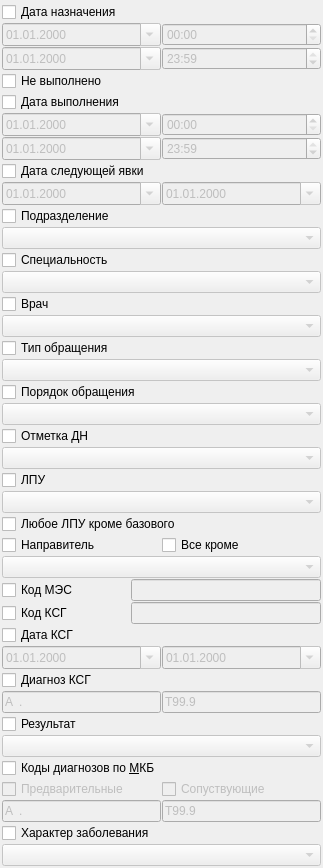
                <widget class="QWidget" name="scrollAreaWidgetContents_3">
                 <property name="geometry">
                  <rect>
                   <x>0</x>
                   <y>0</y>
                   <width>323</width>
                   <height>793</height>
                  </rect>
                 </property>
                 <layout class="QGridLayout" name="gridLayout_23">
                  <property name="margin">
                   <number>2</number>
                  </property>
                  <property name="spacing">
                   <number>2</number>
                  </property>
                  <item row="1" column="0">
                   <spacer name="verticalSpacer_4">
                    <property name="orientation">
                     <enum>Qt::Vertical</enum>
                    </property>
                    <property name="sizeHint" stdset="0">
                     <size>
                      <width>20</width>
                      <height>40</height>
                     </size>
                    </property>
                   </spacer>
                  </item>
                  <item row="0" column="0">
                   <layout class="QVBoxLayout" name="verticalLayout_6">
                    <property name="spacing">
                     <number>1</number>
                    </property>
                    <item>
                     <widget class="QCheckBox" name="chkFilterEventSetDate">
                      <property name="sizePolicy">
                       <sizepolicy hsizetype="MinimumExpanding" vsizetype="Fixed">
                        <horstretch>0</horstretch>
                        <verstretch>0</verstretch>
                       </sizepolicy>
                      </property>
                      <property name="text">
                       <string>Дата назначения</string>
                      </property>
                     </widget>
                    </item>
                    <item>
                     <layout class="QHBoxLayout" name="horizontalLayout_72">
                      <item>
                       <widget class="CDateEdit" name="edtFilterEventBegSetDate">
                        <property name="enabled">
                         <bool>false</bool>
                        </property>
                        <property name="sizePolicy">
                         <sizepolicy hsizetype="Minimum" vsizetype="Ignored">
                          <horstretch>0</horstretch>
                          <verstretch>0</verstretch>
                         </sizepolicy>
                        </property>
                        <property name="minimumSize">
                         <size>
                          <width>0</width>
                          <height>0</height>
                         </size>
                        </property>
                        <property name="maximumSize">
                         <size>
                          <width>16777215</width>
                          <height>16777215</height>
                         </size>
                        </property>
                        <property name="displayFormat">
                         <string notr="true">dd.MM.yyyy</string>
                        </property>
                        <property name="calendarPopup">
                         <bool>true</bool>
                        </property>
                       </widget>
                      </item>
                      <item>
                       <widget class="QTimeEdit" name="edtFilterEventBegSetTime">
                        <property name="enabled">
                         <bool>false</bool>
                        </property>
                        <property name="displayFormat">
                         <string>HH:mm</string>
                        </property>
                       </widget>
                      </item>
                     </layout>
                    </item>
                    <item>
                     <layout class="QHBoxLayout" name="horizontalLayout_73">
                      <item>
                       <widget class="CDateEdit" name="edtFilterEventEndSetDate">
                        <property name="enabled">
                         <bool>false</bool>
                        </property>
                        <property name="minimumSize">
                         <size>
                          <width>0</width>
                          <height>0</height>
                         </size>
                        </property>
                        <property name="maximumSize">
                         <size>
                          <width>16777215</width>
                          <height>16777215</height>
                         </size>
                        </property>
                        <property name="displayFormat">
                         <string notr="true">dd.MM.yyyy</string>
                        </property>
                        <property name="calendarPopup">
                         <bool>true</bool>
                        </property>
                       </widget>
                      </item>
                      <item>
                       <widget class="QTimeEdit" name="edtFilterEventEndSetTime">
                        <property name="enabled">
                         <bool>false</bool>
                        </property>
                        <property name="time">
                         <time>
                          <hour>23</hour>
                          <minute>59</minute>
                          <second>59</second>
                         </time>
                        </property>
                        <property name="displayFormat">
                         <string>HH:mm</string>
                        </property>
                       </widget>
                      </item>
                     </layout>
                    </item>
                    <item>
                     <widget class="QCheckBox" name="chkFilterEventEmptyExecDate">
                      <property name="text">
                       <string>Не выполнено</string>
                      </property>
                     </widget>
                    </item>
                    <item>
                     <widget class="QCheckBox" name="chkFilterEventExecDate">
                      <property name="text">
                       <string>Дата выполнения</string>
                      </property>
                     </widget>
                    </item>
                    <item>
                     <layout class="QHBoxLayout" name="horizontalLayout_74">
                      <item>
                       <widget class="CDateEdit" name="edtFilterEventBegExecDate">
                        <property name="enabled">
                         <bool>false</bool>
                        </property>
                        <property name="sizePolicy">
                         <sizepolicy hsizetype="Minimum" vsizetype="Ignored">
                          <horstretch>0</horstretch>
                          <verstretch>0</verstretch>
                         </sizepolicy>
                        </property>
                        <property name="displayFormat">
                         <string notr="true">dd.MM.yyyy</string>
                        </property>
                        <property name="calendarPopup">
                         <bool>true</bool>
                        </property>
                       </widget>
                      </item>
                      <item>
                       <widget class="QTimeEdit" name="edtFilterEventBegExecTime">
                        <property name="enabled">
                         <bool>false</bool>
                        </property>
                        <property name="displayFormat">
                         <string>HH:mm</string>
                        </property>
                       </widget>
                      </item>
                     </layout>
                    </item>
                    <item>
                     <layout class="QHBoxLayout" name="horizontalLayout_75">
                      <item>
                       <widget class="CDateEdit" name="edtFilterEventEndExecDate">
                        <property name="enabled">
                         <bool>false</bool>
                        </property>
                        <property name="displayFormat">
                         <string notr="true">dd.MM.yyyy</string>
                        </property>
                        <property name="calendarPopup">
                         <bool>true</bool>
                        </property>
                       </widget>
                      </item>
                      <item>
                       <widget class="QTimeEdit" name="edtFilterEventEndExecTime">
                        <property name="enabled">
                         <bool>false</bool>
                        </property>
                        <property name="time">
                         <time>
                          <hour>23</hour>
                          <minute>59</minute>
                          <second>59</second>
                         </time>
                        </property>
                        <property name="displayFormat">
                         <string>HH:mm</string>
                        </property>
                       </widget>
                      </item>
                     </layout>
                    </item>
                    <item>
                     <widget class="QCheckBox" name="chkFilterEventNextDate">
                      <property name="text">
                       <string>Дата следующей явки</string>
                      </property>
                     </widget>
                    </item>
                    <item>
                     <layout class="QHBoxLayout" name="horizontalLayout_76">
                      <item>
                       <widget class="CDateEdit" name="edtFilterEventBegNextDate">
                        <property name="enabled">
                         <bool>false</bool>
                        </property>
                        <property name="displayFormat">
                         <string notr="true">dd.MM.yyyy</string>
                        </property>
                        <property name="calendarPopup">
                         <bool>true</bool>
                        </property>
                       </widget>
                      </item>
                      <item>
                       <widget class="CDateEdit" name="edtFilterEventEndNextDate">
                        <property name="enabled">
                         <bool>false</bool>
                        </property>
                        <property name="displayFormat">
                         <string>dd.MM.yyyy</string>
                        </property>
                        <property name="calendarPopup">
                         <bool>true</bool>
                        </property>
                       </widget>
                      </item>
                     </layout>
                    </item>
                    <item>
                     <widget class="QCheckBox" name="chkFilterEventOrgStructure">
                      <property name="text">
                       <string>Подразделение</string>
                      </property>
                     </widget>
                    </item>
                    <item>
                     <widget class="COrgStructureComboBox" name="cmbFilterEventOrgStructure">
                      <property name="enabled">
                       <bool>false</bool>
                      </property>
                     </widget>
                    </item>
                    <item>
                     <widget class="QCheckBox" name="chkFilterEventSpeciality">
                      <property name="text">
                       <string>Специальность</string>
                      </property>
                     </widget>
                    </item>
                    <item>
                     <widget class="CRBComboBox" name="cmbFilterEventSpeciality">
                      <property name="enabled">
                       <bool>false</bool>
                      </property>
                     </widget>
                    </item>
                    <item>
                     <widget class="QCheckBox" name="chkFilterEventPerson">
                      <property name="text">
                       <string>Врач</string>
                      </property>
                     </widget>
                    </item>
                    <item>
                     <widget class="CPersonComboBoxEx" name="cmbFilterEventPerson">
                      <property name="enabled">
                       <bool>false</bool>
                      </property>
                     </widget>
                    </item>
                    <item>
                     <widget class="QCheckBox" name="chkFilterEventIsPrimary">
                      <property name="text">
                       <string>Тип обращения</string>
                      </property>
                     </widget>
                    </item>
                    <item>
                     <widget class="QComboBox" name="cmbFilterEventIsPrimary">
                      <property name="enabled">
                       <bool>false</bool>
                      </property>
                      <property name="currentIndex">
                       <number>-1</number>
                      </property>
                      <item>
                       <property name="text">
                        <string>первичный</string>
                       </property>
                      </item>
                      <item>
                       <property name="text">
                        <string>повторный</string>
                       </property>
                      </item>
                      <item>
                       <property name="text">
                        <string>активное посещение</string>
                       </property>
                      </item>
                      <item>
                       <property name="text">
                        <string>перевозка</string>
                       </property>
                      </item>
                     </widget>
                    </item>
                    <item>
                     <widget class="QCheckBox" name="chkFilterEventOrder">
                      <property name="text">
                       <string>Порядок обращения</string>
                      </property>
                     </widget>
                    </item>
                    <item>
                     <widget class="QComboBox" name="cmbFilterEventOrder">
                      <property name="enabled">
                       <bool>false</bool>
                      </property>
                      <property name="currentIndex">
                       <number>-1</number>
                      </property>
                      <item>
                       <property name="text">
                        <string>Плановый</string>
                       </property>
                      </item>
                      <item>
                       <property name="text">
                        <string>Экстренный</string>
                       </property>
                      </item>
                      <item>
                       <property name="text">
                        <string>Самотёком</string>
                       </property>
                      </item>
                      <item>
                       <property name="text">
                        <string>Принудительный</string>
                       </property>
                      </item>
                      <item>
                       <property name="text">
                        <string>Внутренний перевод</string>
                       </property>
                      </item>
                      <item>
                       <property name="text">
                        <string>Неотложная</string>
                       </property>
                      </item>
                     </widget>
                    </item>
                    <item>
                     <widget class="QCheckBox" name="chkFilterEventDispanser">
                      <property name="text">
                       <string>Отметка ДН</string>
                      </property>
                     </widget>
                    </item>
                    <item>
                     <widget class="CRBMultivalueComboBox" name="cmbFilterEventDispanser">
                      <property name="enabled">
                       <bool>false</bool>
                      </property>
                      <property name="sizePolicy">
                       <sizepolicy hsizetype="Preferred" vsizetype="Fixed">
                        <horstretch>0</horstretch>
                        <verstretch>0</verstretch>
                       </sizepolicy>
                      </property>
                     </widget>
                    </item>
                    <item>
                     <widget class="QCheckBox" name="chkFilterEventLPU">
                      <property name="text">
                       <string>ЛПУ</string>
                      </property>
                     </widget>
                    </item>
                    <item>
                     <widget class="CPolyclinicComboBox" name="cmbFilterEventLPU">
                      <property name="enabled">
                       <bool>false</bool>
                      </property>
                     </widget>
                    </item>
                    <item>
                     <widget class="QCheckBox" name="chkFilterEventNonBase">
                      <property name="text">
                       <string>Любое ЛПУ кроме базового</string>
                      </property>
                     </widget>
                    </item>
                    <item>
                     <layout class="QHBoxLayout" name="horizontalLayout_91">
                      <item>
                       <widget class="QCheckBox" name="chkRelegateOrg">
                        <property name="text">
                         <string>Направитель</string>
                        </property>
                       </widget>
                      </item>
                      <item>
                       <widget class="QCheckBox" name="chkEverythingExcept">
                        <property name="text">
                         <string>Все кроме</string>
                        </property>
                       </widget>
                      </item>
                     </layout>
                    </item>
                    <item>
                     <widget class="CPolyclinicComboBox" name="cmbRelegateOrg">
                      <property name="enabled">
                       <bool>false</bool>
                      </property>
                     </widget>
                    </item>
                    <item>
                     <layout class="QHBoxLayout" name="horizontalLayout_78">
                      <item>
                       <widget class="QCheckBox" name="chkFilterEventMes">
                        <property name="text">
                         <string>Код МЭС</string>
                        </property>
                       </widget>
                      </item>
                      <item>
                       <widget class="QLineEdit" name="edtFilterEventMes">
                        <property name="enabled">
                         <bool>false</bool>
                        </property>
                        <property name="sizePolicy">
                         <sizepolicy hsizetype="Minimum" vsizetype="Fixed">
                          <horstretch>0</horstretch>
                          <verstretch>0</verstretch>
                         </sizepolicy>
                        </property>
                        <property name="minimumSize">
                         <size>
                          <width>190</width>
                          <height>0</height>
                         </size>
                        </property>
                       </widget>
                      </item>
                     </layout>
                    </item>
                    <item>
                     <layout class="QHBoxLayout" name="horizontalLayout_79">
                      <item>
                       <widget class="QCheckBox" name="chkFilterEventCSG">
                        <property name="text">
                         <string>Код КСГ</string>
                        </property>
                       </widget>
                      </item>
                      <item>
                       <widget class="QLineEdit" name="edtFilterEventCSG">
                        <property name="enabled">
                         <bool>false</bool>
                        </property>
                        <property name="sizePolicy">
                         <sizepolicy hsizetype="Minimum" vsizetype="Fixed">
                          <horstretch>0</horstretch>
                          <verstretch>0</verstretch>
                         </sizepolicy>
                        </property>
                        <property name="minimumSize">
                         <size>
                          <width>190</width>
                          <height>0</height>
                         </size>
                        </property>
                       </widget>
                      </item>
                     </layout>
                    </item>
                    <item>
                     <widget class="QCheckBox" name="chkFilterEventCSGDate">
                      <property name="text">
                       <string>Дата КСГ</string>
                      </property>
                     </widget>
                    </item>
                    <item>
                     <layout class="QHBoxLayout" name="horizontalLayout_80">
                      <item>
                       <widget class="CDateEdit" name="edtFilterEventCSGBegDate">
                        <property name="enabled">
                         <bool>false</bool>
                        </property>
                        <property name="displayFormat">
                         <string>dd.MM.yyyy</string>
                        </property>
                        <property name="calendarPopup">
                         <bool>true</bool>
                        </property>
                       </widget>
                      </item>
                      <item>
                       <widget class="CDateEdit" name="edtFilterEventCSGEndDate">
                        <property name="enabled">
                         <bool>false</bool>
                        </property>
                        <property name="displayFormat">
                         <string>dd.MM.yyyy</string>
                        </property>
                        <property name="calendarPopup">
                         <bool>true</bool>
                        </property>
                       </widget>
                      </item>
                     </layout>
                    </item>
                    <item>
                     <widget class="QCheckBox" name="chkFilterEventCSGMKB">
                      <property name="text">
                       <string>Диагноз КСГ</string>
                      </property>
                     </widget>
                    </item>
                    <item>
                     <layout class="QHBoxLayout" name="horizontalLayout_82">
                      <item>
                       <widget class="CICDCodeEdit" name="edtCSGMKBFrom">
                        <property name="enabled">
                         <bool>false</bool>
                        </property>
                        <property name="inputMask">
                         <string>a00.00; </string>
                        </property>
                        <property name="text">
                         <string>A.</string>
                        </property>
                       </widget>
                      </item>
                      <item>
                       <widget class="CICDCodeEdit" name="edtCSGMKBTo">
                        <property name="enabled">
                         <bool>false</bool>
                        </property>
                        <property name="inputMask">
                         <string>a00.00; </string>
                        </property>
                        <property name="text">
                         <string>T99.9</string>
                        </property>
                       </widget>
                      </item>
                     </layout>
                    </item>
                    <item>
                     <widget class="QCheckBox" name="chkFilterEventResult">
                      <property name="text">
                       <string>Результат</string>
                      </property>
                     </widget>
                    </item>
                    <item>
                     <widget class="CRBComboBox" name="cmbFilterEventResult">
                      <property name="enabled">
                       <bool>false</bool>
                      </property>
                     </widget>
                    </item>
                    <item>
                     <widget class="QCheckBox" name="chkMKB">
                      <property name="text">
                       <string>Коды диагнозов по &amp;МКБ</string>
                      </property>
                     </widget>
                    </item>
                    <item>
                     <layout class="QHBoxLayout" name="horizontalLayout_77">
                      <item>
                       <widget class="QCheckBox" name="chkPreliminary">
                        <property name="enabled">
                         <bool>false</bool>
                        </property>
                        <property name="text">
                         <string>Предварительные</string>
                        </property>
                       </widget>
                      </item>
                      <item>
                       <widget class="QCheckBox" name="chkConcomitant">
                        <property name="enabled">
                         <bool>false</bool>
                        </property>
                        <property name="text">
                         <string>Сопуствующие</string>
                        </property>
                       </widget>
                      </item>
                     </layout>
                    </item>
                    <item>
                     <layout class="QHBoxLayout" name="horizontalLayout_83">
                      <item>
                       <widget class="CICDCodeEdit" name="edtMKBFrom">
                        <property name="enabled">
                         <bool>false</bool>
                        </property>
                        <property name="inputMask">
                         <string>a00.00; </string>
                        </property>
                        <property name="text">
                         <string>A.</string>
                        </property>
                       </widget>
                      </item>
                      <item>
                       <widget class="CICDCodeEdit" name="edtMKBTo">
                        <property name="enabled">
                         <bool>false</bool>
                        </property>
                        <property name="inputMask">
                         <string>a00.00; </string>
                        </property>
                        <property name="text">
                         <string>T99.9</string>
                        </property>
                       </widget>
                      </item>
                     </layout>
                    </item>
                    <item>
                     <widget class="QCheckBox" name="chkFilterEventDisease">
                      <property name="text">
                       <string>Характер заболевания</string>
                      </property>
                     </widget>
                    </item>
                    <item>
                     <widget class="CRBComboBox" name="cmbFilterEventDisease">
                      <property name="enabled">
                       <bool>false</bool>
                      </property>
                     </widget>
                    </item>
                   </layout>
                  </item>
                 </layout>
                </widget>
